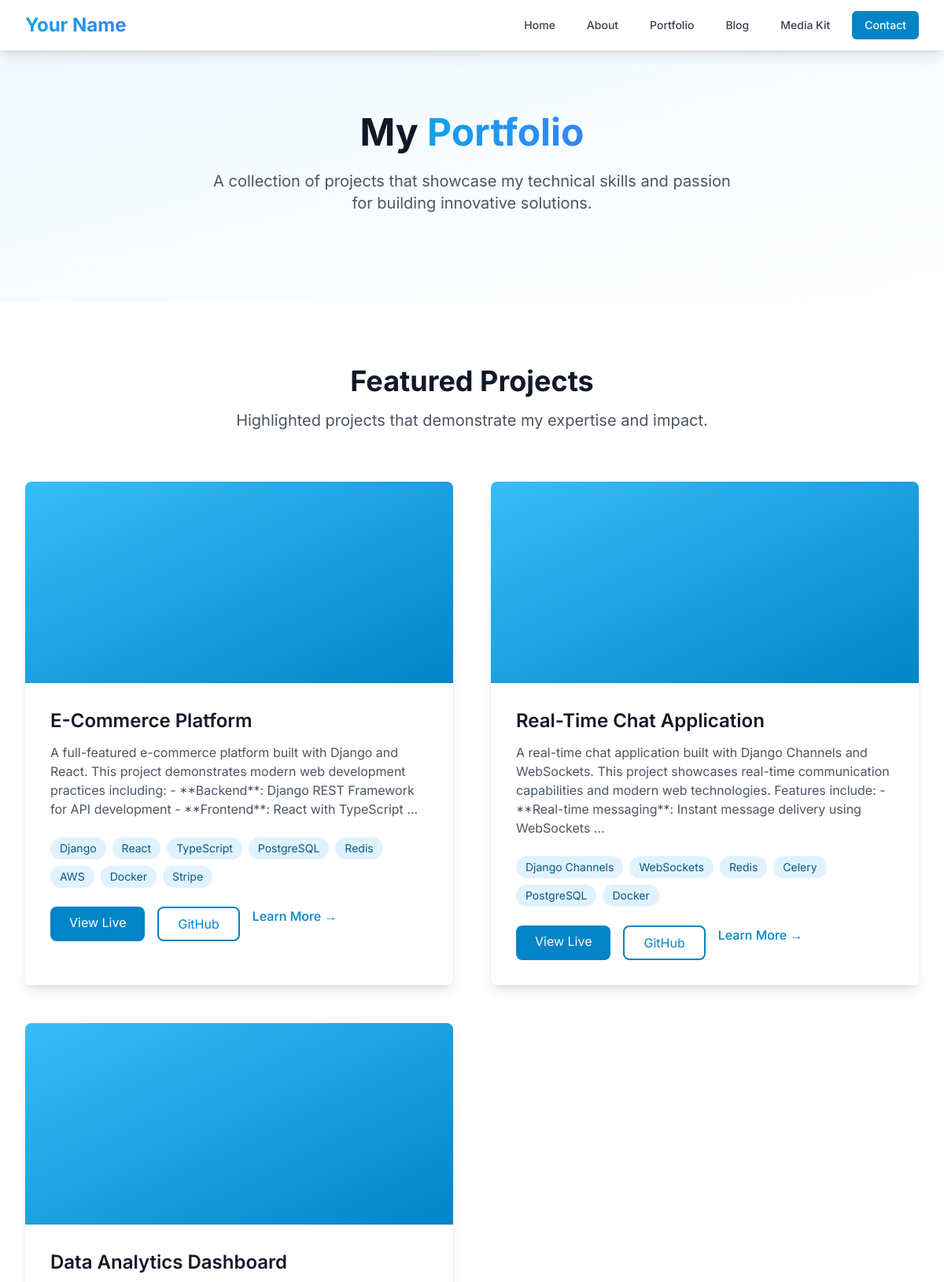
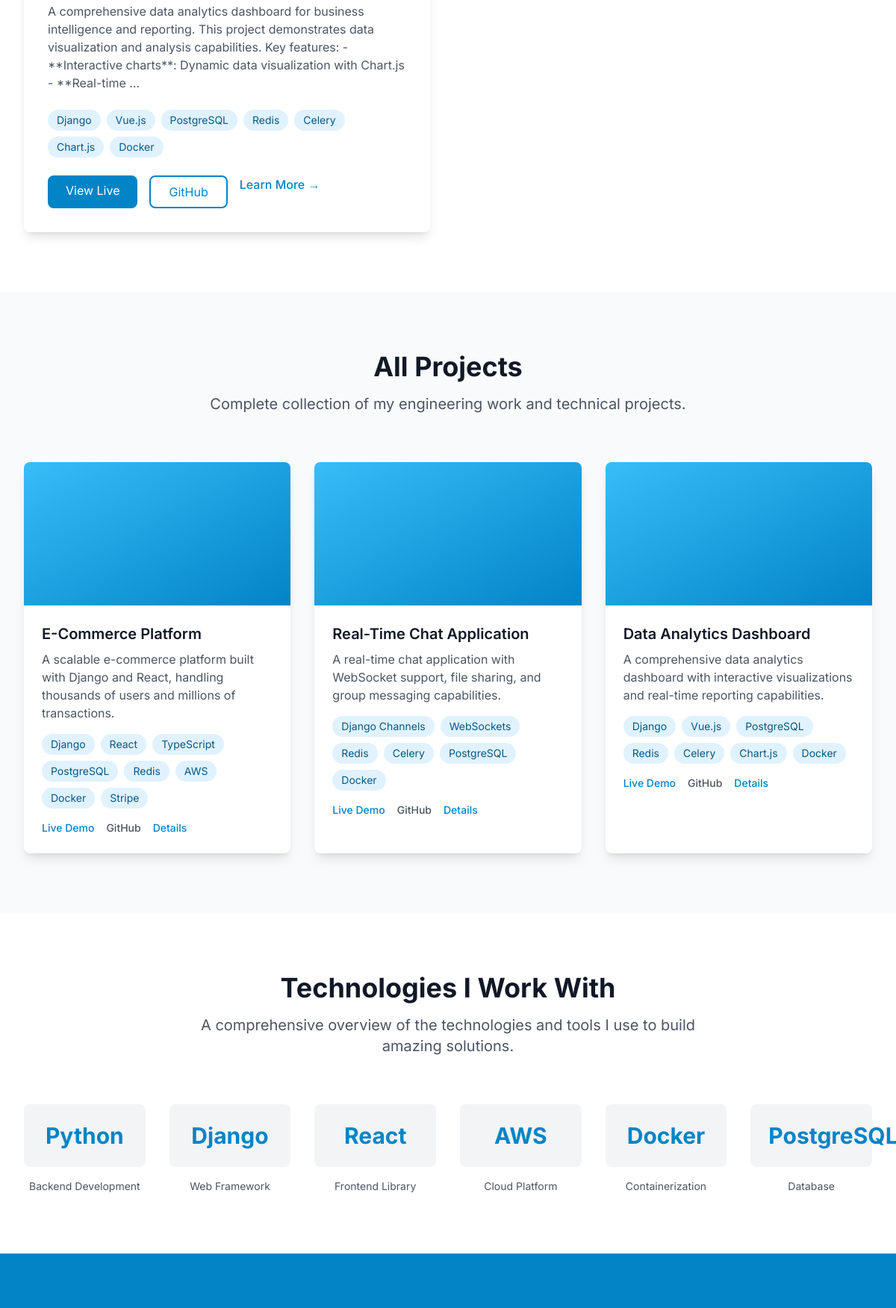
The page /portfolio/ (upper part) on the database its author committed (2 pictures, top to bottom).
### portfolio/models.py (models this page shows, shortened)
class Project(models.Model):
    title = models.CharField(max_length=200)
    slug = models.SlugField(max_length=200, unique=True, blank=True)
    description = models.TextField()
    short_description = models.CharField(max_length=300)
    technology_stack = models.TextField(help_text="Technologies used in the project")
    github_url = models.URLField(blank=True)
    live_url = models.URLField(blank=True)
    featured_image = models.ImageField(upload_to='portfolio/', blank=True, null=True)
    created_at = models.DateTimeField(auto_now_add=True)
    updated_at = models.DateTimeField(auto_now=True)
    featured = models.BooleanField(default=False)
    order = models.PositiveIntegerField(default=0)
    class Meta:
        ordering = ['order', '-created_at']
        verbose_name = "Project"
        verbose_name_plural = "Projects"
    @property
    def tech_list(self):
        if self.technology_stack:
            return [tech.strip() for tech in self.technology_stack.split(',')]
        return []

### portfolio/views.py (the view)
# urls.py: path('', views.portfolio_list, name='portfolio_list'),
def portfolio_list(request):
    projects = Project.objects.all()
    featured_projects = projects.filter(featured=True)
    context = {
        'projects': projects,
        'featured_projects': featured_projects,
    }
    return render(request, 'portfolio/portfolio_list.html', context)

### templates/portfolio/portfolio_list.html (shortened to what this page needs)
{% extends 'base.html' %}
{% load static %}
{% block content %}
<section class="bg-gradient-to-br from-primary-50 to-white py-20">
    <div class="max-w-7xl mx-auto px-4 sm:px-6 lg:px-8">
        <div class="text-center">
            <h1 class="text-4xl md:text-5xl font-bold text-gray-900 mb-6">
                My <span class="gradient-text">Portfolio</span>
            </h1>
            <p class="text-xl text-gray-600 mb-8 max-w-2xl mx-auto">
                A collection of projects that showcase my technical skills and passion for building innovative solutions.
            </p>
        </div>
    </div>
</section>
{% if featured_projects %}
<section class="py-20 bg-white">
    <div class="max-w-7xl mx-auto px-4 sm:px-6 lg:px-8">
        <div class="text-center mb-16">
            <h2 class="text-3xl md:text-4xl font-bold text-gray-900 mb-4">Featured Projects</h2>
            <p class="text-xl text-gray-600 max-w-2xl mx-auto">
                Highlighted projects that demonstrate my expertise and impact.
            </p>
        </div>
        <div class="grid grid-cols-1 lg:grid-cols-2 gap-12">
            {% for project in featured_projects %}
                <div class="bg-white rounded-lg shadow-lg overflow-hidden hover:shadow-xl transition-shadow">
                    {% if project.featured_image %}
                        <img src="{{ project.featured_image.url }}" alt="{{ project.title }}" class="w-full h-64 object-cover">
                    {% else %}
                        <div class="h-64 bg-gradient-to-br from-primary-400 to-primary-600"></div>
                    {% endif %}
                    <div class="p-8">
                        <h3 class="text-2xl font-semibold text-gray-900 mb-3">{{ project.title }}</h3>
                        <p class="text-gray-600 mb-6">{{ project.description|truncatewords:30 }}</p>
                        <div class="flex flex-wrap gap-2 mb-6">
                            {% for tech in project.tech_list %}
                                <span class="px-3 py-1 bg-primary-100 text-primary-800 text-sm rounded-full">
                                    {{ tech }}
                                </span>
                            {% endfor %}
                        </div>
                        <div class="flex space-x-4">
                            {% if project.live_url %}
                                <a href="{{ project.live_url }}" target="_blank" class="bg-primary-600 text-white px-6 py-2 rounded-lg hover:bg-primary-700 transition-colors">
                                    View Live
                                </a>
                            {% endif %}
                            {% if project.github_url %}
                                <a href="{{ project.github_url }}" target="_blank" class="border-2 border-primary-600 text-primary-600 px-6 py-2 rounded-lg hover:bg-primary-600 hover:text-white transition-colors">
                                    GitHub
                                </a>
                            {% endif %}
                            <a href="{% url 'portfolio:portfolio_detail' project.slug %}" class="text-primary-600 hover:text-primary-700 font-medium">
                                Learn More →
                            </a>
                        </div>
                    </div>
                </div>
            {% endfor %}
        </div>
    </div>
</section>
{% endif %}
<section class="py-20 bg-gray-50">
    <div class="max-w-7xl mx-auto px-4 sm:px-6 lg:px-8">
        <div class="text-center mb-16">
            <h2 class="text-3xl md:text-4xl font-bold text-gray-900 mb-4">All Projects</h2>
            <p class="text-xl text-gray-600 max-w-2xl mx-auto">
                Complete collection of my engineering work and technical projects.
            </p>
        </div>
        {% if projects %}
            <div class="grid grid-cols-1 md:grid-cols-2 lg:grid-cols-3 gap-8">
                {% for project in projects %}
                    <div class="bg-white rounded-lg shadow-lg overflow-hidden hover:shadow-xl transition-shadow">
                        {% if project.featured_image %}
                            <img src="{{ project.featured_image.url }}" alt="{{ project.title }}" class="w-full h-48 object-cover">
                        {% else %}
                            <div class="h-48 bg-gradient-to-br from-primary-400 to-primary-600"></div>
                        {% endif %}
                        <div class="p-6">
                            <h3 class="text-xl font-semibold text-gray-900 mb-2">{{ project.title }}</h3>
                            <p class="text-gray-600 mb-4">{{ project.short_description }}</p>
                            <div class="flex flex-wrap gap-2 mb-4">
                                {% for tech in project.tech_list %}
                                    <span class="px-3 py-1 bg-primary-100 text-primary-800 text-sm rounded-full">
                                        {{ tech }}
                                    </span>
                                {% endfor %}
                            </div>
                            <div class="flex space-x-4">
                                {% if project.live_url %}
                                    <a href="{{ project.live_url }}" target="_blank" class="text-primary-600 hover:text-primary-700 font-medium text-sm">
                                        Live Demo
                                    </a>
                                {% endif %}
                                {% if project.github_url %}
                                    <a href="{{ project.github_url }}" target="_blank" class="text-gray-600 hover:text-gray-700 font-medium text-sm">
                                        GitHub
                                    </a>
                                {% endif %}
                                <a href="{% url 'portfolio:portfolio_detail' project.slug %}" class="text-primary-600 hover:text-primary-700 font-medium text-sm">
                                    Details
                                </a>
                            </div>
                        </div>
                    </div>
                {% endfor %}
            </div>
        {% endif %}
    </div>
</section>
<section class="py-20 bg-white">
    <div class="max-w-7xl mx-auto px-4 sm:px-6 lg:px-8">
        <div class="text-center mb-16">
            <h2 class="text-3xl md:text-4xl font-bold text-gray-900 mb-4">Technologies I Work With</h2>
            <p class="text-xl text-gray-600 max-w-2xl mx-auto">
                A comprehensive overview of the technologies and tools I use to build amazing solutions.
            </p>
        </div>
        <div class="grid grid-cols-2 md:grid-cols-4 lg:grid-cols-6 gap-8">
            <div class="text-center">
                <div class="bg-gray-100 rounded-lg p-6 mb-4">
                    <div class="text-3xl font-bold text-primary-600">Python</div>
                </div>
                <p class="text-sm text-gray-600">Backend Development</p>
            </div>
            <div class="text-center">
                <div class="bg-gray-100 rounded-lg p-6 mb-4">
                    <div class="text-3xl font-bold text-primary-600">Django</div>
                </div>
                <p class="text-sm text-gray-600">Web Framework</p>
            </div>
            <div class="text-center">
                <div class="bg-gray-100 rounded-lg p-6 mb-4">
                    <div class="text-3xl font-bold text-primary-600">React</div>
                </div>
                <p class="text-sm text-gray-600">Frontend Library</p>
            </div>
            <div class="text-center">
                <div class="bg-gray-100 rounded-lg p-6 mb-4">
                    <div class="text-3xl font-bold text-primary-600">AWS</div>
                </div>
                <p class="text-sm text-gray-600">Cloud Platform</p>
            </div>
            <div class="text-center">
                <div class="bg-gray-100 rounded-lg p-6 mb-4">
                    <div class="text-3xl font-bold text-primary-600">Docker</div>
                </div>
                <p class="text-sm text-gray-600">Containerization</p>
            </div>
            <div class="text-center">
                <div class="bg-gray-100 rounded-lg p-6 mb-4">
                    <div class="text-3xl font-bold text-primary-600">PostgreSQL</div>
                </div>
                <p class="text-sm text-gray-600">Database</p>
            </div>
        </div>
    </div>
</section>
<section class="py-20 bg-primary-600">
</section>
{% endblock %}

### templates/base.html (style rules this page uses)
.gradient-text { background: linear-gradient(135deg, #0ea5e9, #3b82f6); -webkit-background-clip: text; -webkit-text-fill-color: transparent; background-clip: text; }

### rows shown on the page
Project: title "E-Commerce Platform", description "A full-featured e-commerce platform built with Django and React. This project demonstrates modern web development practices including: - **Backend**: Django REST Framework for API development - **Frontend**: React with TypeScript …", tech_list "Django" "React" "TypeScript" "PostgreSQL" "Redis" "AWS" "Docker" "Stripe", short_description "A scalable e-commerce platform built with Django and React, handling thousands of users and millions of transactions.", tech_list "Django" "React" "TypeScript" "PostgreSQL" "Redis" "AWS" "Docker" "Stripe"
Project: title "Real-Time Chat Application", description "A real-time chat application built with Django Channels and WebSockets. This project showcases real-time communication capabilities and modern web technologies. Features include: - **Real-time messaging**: Instant message delivery using WebSockets …", tech_list "Django Channels" "WebSockets" "Redis" "Celery" "PostgreSQL" "Docker", short_description "A real-time chat application with WebSocket support, file sharing, and group messaging capabilities.", tech_list "Django Channels" "WebSockets" "Redis" "Celery" "PostgreSQL" "Docker"
Project: title "Data Analytics Dashboard", description "A comprehensive data analytics dashboard for business intelligence and reporting. This project demonstrates data visualization and analysis capabilities. Key features: - **Interactive charts**: Dynamic data visualization with Chart.js - **Real-time …", tech_list "Django" "Vue.js" "PostgreSQL" "Redis" "Celery" "Chart.js" "Docker", short_description "A comprehensive data analytics dashboard with interactive visualizations and real-time reporting capabilities.", tech_list "Django" "Vue.js" "PostgreSQL" "Redis" "Celery" "Chart.js" "Docker"
